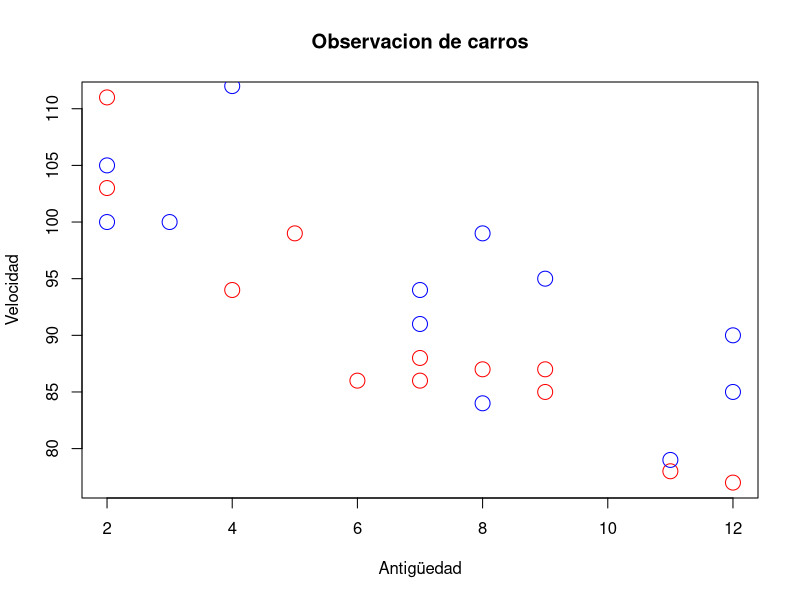

This chart was generated by the following R code:
x <- c(5, 7, 8, 7, 2, 2, 9, 4, 11, 12, 9, 6)
y <- c(99, 86, 87, 88, 111, 103, 87, 94, 78, 77, 85, 86)

x2 <- c(2, 2, 8, 1, 15, 8, 12, 9, 7, 3, 11, 4, 7, 14, 12)
y2 <- c(100, 105, 84, 105, 90, 99, 90, 95, 94, 100, 79, 112, 91, 80, 85)


plot(x, y, main = "Observacion de carros", 
xlab = "Antigüedad", ylab = "Velocidad", col = "red", cex = 2)

points(x2, y2, col = "blue", cex = 2)
